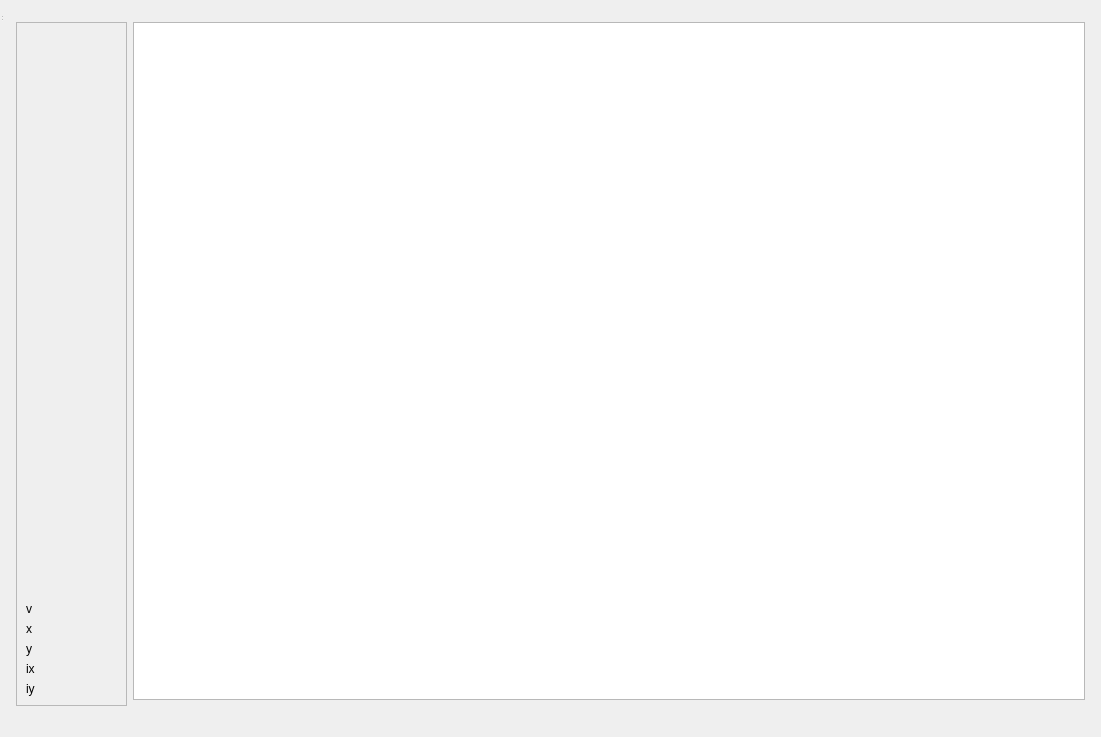
<?xml version="1.0" encoding="UTF-8"?>
<ui version="4.0">
 <class>SliceWindow</class>
 <widget class="QWidget" name="SliceWindow">
  <property name="geometry">
   <rect>
    <x>0</x>
    <y>0</y>
    <width>1101</width>
    <height>737</height>
   </rect>
  </property>
  <property name="windowTitle">
   <string>MainWindow</string>
  </property>
  <layout class="QGridLayout" name="gridLayout_3">
   <item row="0" column="0">
    <widget class="QMenuBar" name="menubar"/>
   </item>
   <item row="1" column="0">
    <layout class="QGridLayout" name="gridLayout">
     <item row="2" column="1" rowspan="2">
      <widget class="QFrame" name="frame_seismic">
       <property name="minimumSize">
        <size>
         <width>100</width>
         <height>0</height>
        </size>
       </property>
       <property name="maximumSize">
        <size>
         <width>120</width>
         <height>16777215</height>
        </size>
       </property>
       <property name="frameShape">
        <enum>QFrame::StyledPanel</enum>
       </property>
       <property name="frameShadow">
        <enum>QFrame::Raised</enum>
       </property>
       <layout class="QGridLayout" name="gridLayout_2">
        <item row="3" column="0">
         <widget class="QLabel" name="label_txt_v">
          <property name="text">
           <string>v</string>
          </property>
         </widget>
        </item>
        <item row="6" column="0">
         <widget class="QLabel" name="label_txt_ix">
          <property name="minimumSize">
           <size>
            <width>15</width>
            <height>0</height>
           </size>
          </property>
          <property name="maximumSize">
           <size>
            <width>10</width>
            <height>20</height>
           </size>
          </property>
          <property name="text">
           <string>ix</string>
          </property>
         </widget>
        </item>
        <item row="4" column="1">
         <widget class="QLabel" name="label_x">
          <property name="minimumSize">
           <size>
            <width>70</width>
            <height>0</height>
           </size>
          </property>
          <property name="maximumSize">
           <size>
            <width>80</width>
            <height>20</height>
           </size>
          </property>
          <property name="text">
           <string/>
          </property>
         </widget>
        </item>
        <item row="5" column="0">
         <widget class="QLabel" name="label_txt_y">
          <property name="minimumSize">
           <size>
            <width>15</width>
            <height>0</height>
           </size>
          </property>
          <property name="maximumSize">
           <size>
            <width>10</width>
            <height>20</height>
           </size>
          </property>
          <property name="text">
           <string>y</string>
          </property>
         </widget>
        </item>
        <item row="7" column="0">
         <widget class="QLabel" name="label_txt_iy">
          <property name="minimumSize">
           <size>
            <width>15</width>
            <height>0</height>
           </size>
          </property>
          <property name="maximumSize">
           <size>
            <width>10</width>
            <height>20</height>
           </size>
          </property>
          <property name="text">
           <string>iy</string>
          </property>
         </widget>
        </item>
        <item row="5" column="1">
         <widget class="QLabel" name="label_y">
          <property name="minimumSize">
           <size>
            <width>70</width>
            <height>0</height>
           </size>
          </property>
          <property name="maximumSize">
           <size>
            <width>80</width>
            <height>20</height>
           </size>
          </property>
          <property name="text">
           <string/>
          </property>
         </widget>
        </item>
        <item row="1" column="1">
         <spacer name="verticalSpacer_2">
          <property name="orientation">
           <enum>Qt::Vertical</enum>
          </property>
          <property name="sizeHint" stdset="0">
           <size>
            <width>20</width>
            <height>40</height>
           </size>
          </property>
         </spacer>
        </item>
        <item row="2" column="0" colspan="2">
         <widget class="QLabel" name="label_acronym">
          <property name="text">
           <string/>
          </property>
         </widget>
        </item>
        <item row="4" column="0">
         <widget class="QLabel" name="label_txt_x">
          <property name="minimumSize">
           <size>
            <width>15</width>
            <height>0</height>
           </size>
          </property>
          <property name="maximumSize">
           <size>
            <width>10</width>
            <height>20</height>
           </size>
          </property>
          <property name="text">
           <string>x</string>
          </property>
         </widget>
        </item>
        <item row="3" column="1">
         <widget class="QLabel" name="label_v">
          <property name="text">
           <string/>
          </property>
         </widget>
        </item>
        <item row="7" column="1">
         <widget class="QLabel" name="label_iy">
          <property name="minimumSize">
           <size>
            <width>70</width>
            <height>0</height>
           </size>
          </property>
          <property name="maximumSize">
           <size>
            <width>80</width>
            <height>20</height>
           </size>
          </property>
          <property name="text">
           <string/>
          </property>
         </widget>
        </item>
        <item row="6" column="1">
         <widget class="QLabel" name="label_ix">
          <property name="minimumSize">
           <size>
            <width>70</width>
            <height>0</height>
           </size>
          </property>
          <property name="maximumSize">
           <size>
            <width>80</width>
            <height>20</height>
           </size>
          </property>
          <property name="text">
           <string/>
          </property>
         </widget>
        </item>
        <item row="0" column="0" colspan="2">
         <widget class="QLabel" name="label_hierarchy">
          <property name="minimumSize">
           <size>
            <width>0</width>
            <height>180</height>
           </size>
          </property>
          <property name="text">
           <string/>
          </property>
         </widget>
        </item>
       </layout>
      </widget>
     </item>
     <item row="0" column="2">
      <spacer name="verticalSpacer">
       <property name="orientation">
        <enum>Qt::Vertical</enum>
       </property>
       <property name="sizeType">
        <enum>QSizePolicy::Fixed</enum>
       </property>
       <property name="sizeHint" stdset="0">
        <size>
         <width>20</width>
         <height>5</height>
        </size>
       </property>
      </spacer>
     </item>
     <item row="2" column="2">
      <widget class="PlotWidget" name="plotItem_slice"/>
     </item>
     <item row="2" column="3">
      <spacer name="horizontalSpacer">
       <property name="orientation">
        <enum>Qt::Horizontal</enum>
       </property>
       <property name="sizeType">
        <enum>QSizePolicy::Maximum</enum>
       </property>
       <property name="sizeHint" stdset="0">
        <size>
         <width>5</width>
         <height>17</height>
        </size>
       </property>
      </spacer>
     </item>
     <item row="2" column="0">
      <spacer name="horizontalSpacer_3">
       <property name="orientation">
        <enum>Qt::Horizontal</enum>
       </property>
       <property name="sizeType">
        <enum>QSizePolicy::Fixed</enum>
       </property>
       <property name="sizeHint" stdset="0">
        <size>
         <width>5</width>
         <height>20</height>
        </size>
       </property>
      </spacer>
     </item>
    </layout>
   </item>
   <item row="2" column="0">
    <widget class="QLabel" name="label_region">
     <property name="text">
      <string/>
     </property>
    </widget>
   </item>
  </layout>
  <widget class="QStatusBar" name="statusbar">
   <property name="geometry">
    <rect>
     <x>0</x>
     <y>0</y>
     <width>3</width>
     <height>22</height>
    </rect>
   </property>
  </widget>
 </widget>
 <customwidgets>
  <customwidget>
   <class>PlotWidget</class>
   <extends>QGraphicsView</extends>
   <header>pyqtgraph</header>
  </customwidget>
 </customwidgets>
 <resources/>
 <connections/>
</ui>
